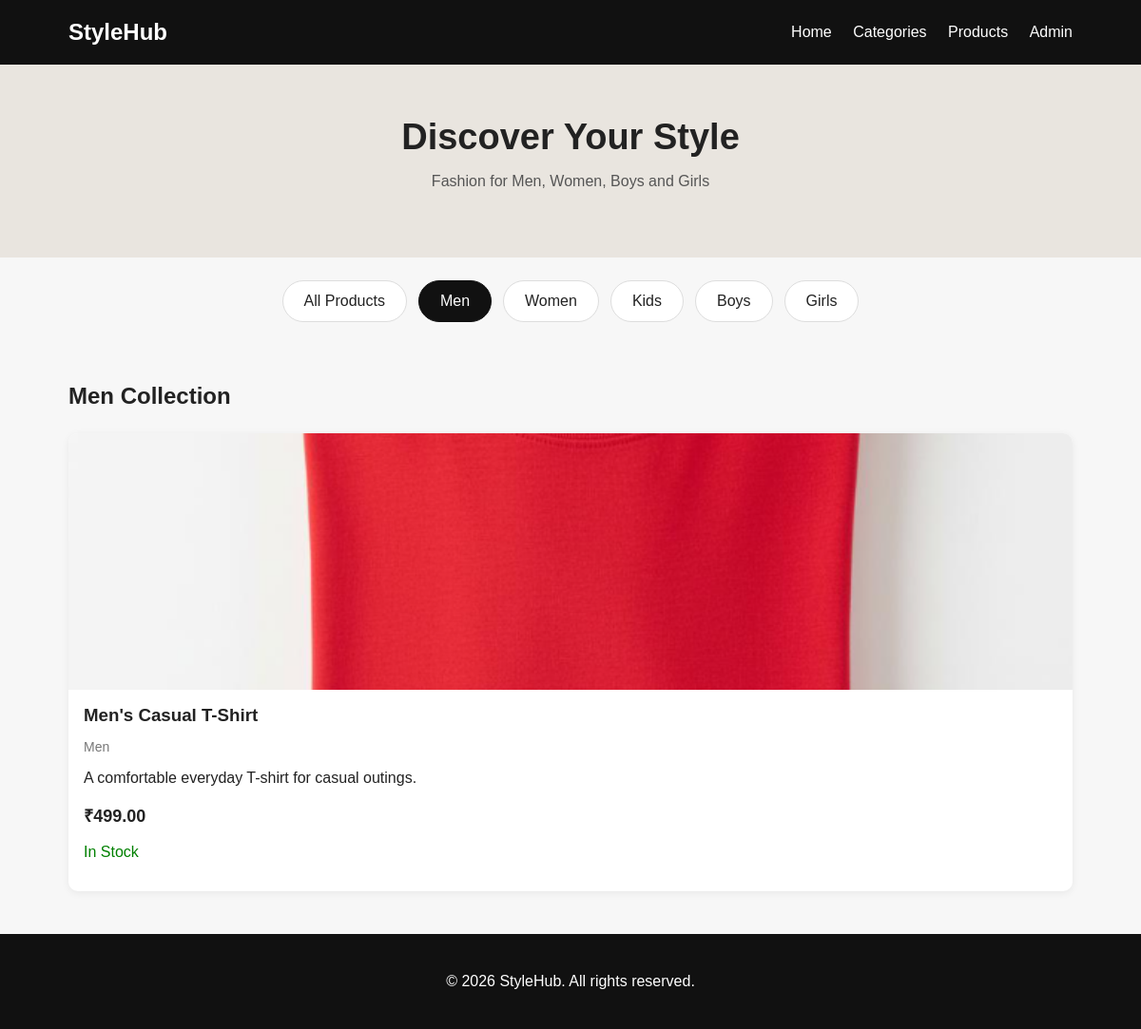
Page /category/1/ on the committed database.
### store/models.py (models this page shows, shortened)
class Category(models.Model):
    name = models.CharField(max_length=100)

class Product(models.Model):
    category = models.ForeignKey(
        Category,
        on_delete=models.CASCADE,
        related_name="products"
    )
    name = models.CharField(max_length=200)
    description = models.TextField()
    price = models.DecimalField(max_digits=10, decimal_places=2)
    image = models.ImageField(upload_to='products/', blank=True, null=True)
    stock = models.PositiveIntegerField(default=0)
    created_at = models.DateTimeField(auto_now_add=True)

### store/views.py (the view)
def category_products(request, category_id):
    categories = Category.objects.all()
    selected_category = get_object_or_404(
        Category,
        id=category_id
    )
    products = Product.objects.filter(
        category=selected_category
    )
    return render(request, 'home.html', {
        'products': products,
        'categories': categories,
        'selected_category': selected_category,
    })

### store/templates/home.html (shortened to what this page needs)
<!DOCTYPE html>
<html lang="en">
<head>
</head>
<body>
    <nav>
        <h2>StyleHub</h2>
        <div>
            <a href="{% url 'home' %}">Home</a>
            <a href="#categories">Categories</a>
            <a href="#products">Products</a>
            <a href="/admin/">Admin</a>
        </div>
    </nav>
    <section class="hero">
        <h1>Discover Your Style</h1>
        <p>Fashion for Men, Women, Boys and Girls</p>
    </section>
    <div class="categories" id="categories">
        <a href="{% url 'home' %}"
           class="{% if not selected_category %}active{% endif %}">
            All Products
        </a>
        {% for category in categories %}
            <a href="{% url 'category_products' category.id %}"
               class="{% if selected_category.id == category.id %}active{% endif %}">
                {{ category.name }}
            </a>
        {% endfor %}
    </div>
    <section class="section" id="products">
        <h2>
            {% if selected_category %}
                {{ selected_category.name }} Collection
            {% else %}
                Our Latest Products
            {% endif %}
        </h2>
        <div class="products">
            {% for product in products %}
                <div class="card"
     onclick="window.location.href='{% url 'product_detail' product.id %}'"
     style="cursor: pointer;">
                    {% if product.image %}
                        <img
                            src="{{ product.image.url }}"
                            alt="{{ product.name }}"
                        >
                    {% else %}
                        <img
                            src="https://placehold.co/400x500?text=No+Image"
                            alt="No image available"
                        >
                    {% endif %}
                    <div class="details">
                        <h3>{{ product.name }}</h3>
                        <p class="category">
                            {{ product.category.name }}
                        </p>
                        <p>{{ product.description|truncatewords:12 }}</p>
                        <p class="price">
                            ₹{{ product.price }}
                        </p>
                        {% if product.stock > 0 %}
                            <p style="color: green;">In Stock</p>
                        {% else %}
                            <p style="color: red;">Out of Stock</p>
                        {% endif %}
                    </div>
            {% empty %}
                <p>No products available in this collection yet.</p>
            {% endfor %}
        </div>
    </section>
    <footer>
        <p>© 2026 StyleHub. All rights reserved.</p>
    </footer>
</body>
</html>

### store/templates/home.html (style rules this page uses)
* { box-sizing: border-box; }
body { margin: 0; font-family: Arial, sans-serif; background: #f7f7f7; color: #222; }
nav { background: #111; color: white; padding: 20px 6%; display: flex; justify-content: space-between; align-items: center; flex-wrap: wrap; gap: 15px; }
nav h2 { margin: 0; }
nav a { color: white; text-decoration: none; margin-left: 18px; }
.hero { padding: 55px 20px; text-align: center; background: #e9e5df; }
.hero h1 { font-size: 38px; margin: 0 0 12px; }
.hero p { color: #555; }
.categories { display: flex; justify-content: center; flex-wrap: wrap; gap: 12px; padding: 24px 15px; }
.categories a { background: white; padding: 12px 22px; border-radius: 25px; text-decoration: none; color: #222; border: 1px solid #ddd; }
.categories a:hover, .categories a.active { background: #111; color: white; border-color: #111; }
.section { padding: 20px 6% 45px; }
.section h2 { margin-bottom: 25px; }
.products { display: grid; grid-template-columns: repeat(auto-fit, minmax(210px, 1fr)); gap: 24px; }
.card { background: white; border-radius: 10px; overflow: hidden; box-shadow: 0 2px 8px #00000010; transition: transform 0.2s; }
.card img { width: 100%; height: 270px; object-fit: cover; display: block; }
.details { padding: 16px; }
.details h3 { margin: 0 0 10px; }
.price { font-size: 18px; font-weight: bold; }
.category { color: #777; font-size: 14px; }
footer { background: #111; color: white; padding: 25px; text-align: center; }

### rows in the picture
Category: name "Men"
Category: name "Women"
Category: name "Kids"
Category: name "Boys"
Category: name "Girls"
Product: image (picture), name "Men's Casual T-Shirt", category.name "Men", description "A comfortable everyday T-shirt for casual outings.", price "499.00", stock "In Stock"
